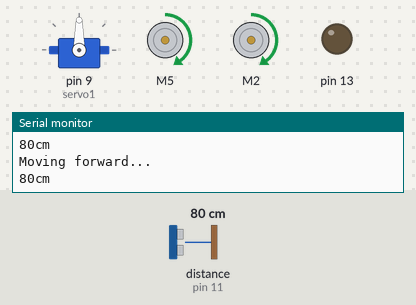
A sketch run on a simulated Arduino Uno, built with avr-gcc and run on an emulated ATmega328P. Parts: servo, 2 × DC motor (green arrow = forward, orange = backward, longer = faster), output pins drawn as LEDs (lit = HIGH), the last lines printed to the serial monitor. Wiring (inferred from the names in the program): ultrasonic range finder: trigger pin 10; echo pin 11. Inputs (shaded band) come from the test bench; at power-on: distance to the obstacle (sensor on pin 11) 80 cm. The echo pulse lasts 58.3 µs per cm; random numbers use the default seed unless the sketch sets one; pins used as bus, display or sensor lines are not drawn.

Above: at 1.3 s.
1.4 s: distance to the obstacle (sensor on pin 11) set to 29 cm
3.5 s: distance to the obstacle (sensor on pin 11) set to 24 cm
At 4.7 s:
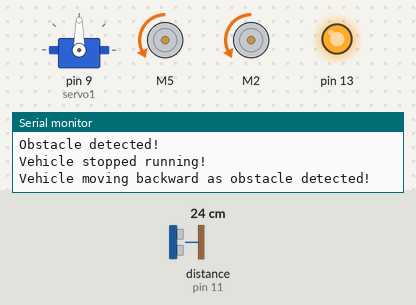
At 5.8 s:
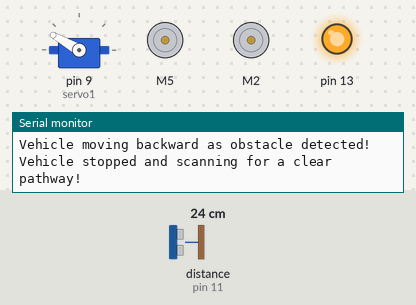
6.5 s: distance to the obstacle (sensor on pin 11) set to 35 cm
At 7.8 s:
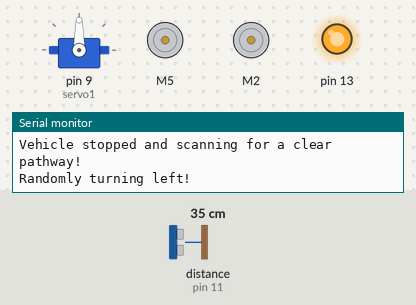
Timing chart, 0 to 9.5 s (numbered marks = the images above; inputs shaded):
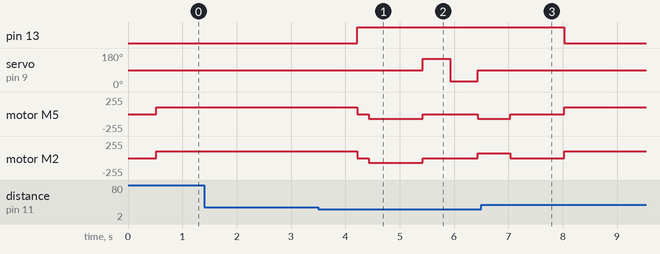

The sketch:

ObstacleAvoiderWithoutIR.ino
```cpp
#include <Servo.h>
#include <L298N.h>

#define trigPin 10
#define echPin 11


Servo servo1;

//left motors
const unsigned int IN1 = 5;
const unsigned int IN2 = 6;
const unsigned int ENL = 7;

//right motors
const unsigned int IN3 = 2;
const unsigned int IN4 = 3;
const unsigned int ENR = 4;


L298N motorL(ENL, IN1, IN2);
L298N motorR(ENR, IN3, IN4);

//state tracking
bool lastTurnLeft = false;
int stuckCounter = 0;


long ultraSonicDistance(int triggerPin, int echoPin) {
  pinMode(triggerPin, OUTPUT);
  digitalWrite(triggerPin, LOW);
  delayMicroseconds(2);
  digitalWrite(triggerPin, HIGH);
  delayMicroseconds(10);
  digitalWrite(triggerPin, LOW);
  pinMode(echoPin, INPUT);

  return pulseIn(echoPin, HIGH);
  }

void turnLeft(unsigned long duration) {
  motorL.backward();
  motorR.forward();
  delay(duration);
  motorL.stop();
  motorR.stop();
}

void turnRight(unsigned long duration) {
  motorL.forward();
  motorR.backward();
  delay(duration);
  motorL.stop();
  motorR.stop();
}

long angleIR(int angle) {
  servo1.write(angle);
  delay(500);
  return ultraSonicDistance(trigPin,echPin);
}


void setup() {
  Serial.begin(9600);
  //Servo

  servo1.attach(9);
  servo1.write(90);

  //IR sensors
  pinMode(A2, INPUT);
  pinMode(A3, INPUT);

  //DC motors
  motorL.setSpeed(100);
  motorR.setSpeed(100);

  //LED
  pinMode(13, OUTPUT);

  randomSeed(analogRead(A0));
}

void loop() {
  int cm = 0.01723 * ultraSonicDistance(trigPin,echPin);
  Serial.print(cm);
  Serial.println("cm");
  delay(10);
  long frontface = angleIR(90);


  if (cm <= 25) {

    digitalWrite(13, HIGH);
    Serial.println("Obstacle detected!");
    motorL.stop();
    motorR.stop();
    delay(200);
    Serial.println("Vehicle stopped running!");


    motorL.setSpeed(70);
    motorR.setSpeed(70);
    Serial.println("Vehicle moving backward as obstacle detected!");
    motorL.backward();
    motorR.backward();
    delay(1000);
    motorL.stop();
    motorR.stop();
    Serial.println("Vehicle stopped and scanning for a clear pathway!");

    long leftSide = angleIR(150);
    long rightSide = angleIR(30);
    servo1.write(90);

    if (abs(leftSide - rightSide) < 10) {
      if (random(0, 2) == 0) {
        Serial.println("Randomly turning left!");
        turnLeft(600);
        lastTurnLeft = true;
      }
      else {
        Serial.println("Randomly turning right!");
        turnRight(600);
        lastTurnLeft = false;
      }

    }

    else if (leftSide > rightSide) {
      Serial.println("Turning left!");
      turnLeft(600);
      lastTurnLeft = true;
    }
       else {
      Serial.println("Turning Right!");
      turnRight(600);
      lastTurnLeft = false;
    }

    stuckCounter++;
    if (stuckCounter >= 3) {
      Serial.println("Stuck detected! Performing escape!");
      motorL.backward();
      motorR.backward();
      delay(1000);
      turnLeft(1000);
      stuckCounter = 0;
    }

    delay(1000);
    motorL.stop();
    motorR.stop();

    digitalWrite(13, LOW);
    motorL.setSpeed(100);
    motorR.setSpeed(100);

    motorL.forward();
    motorR.forward();
    Serial.println("Vehicle moving forward again!");


    } else {
      motorL.setSpeed(100);
      motorR.setSpeed(100);
      motorL.forward();
      motorR.forward();
      Serial.println("Moving forward...");

    }

  delay(100);

}
```

Measured:
- the behaviour switches between 27 and 26 cm on distance to the obstacle (sensor on pin 11) (found by bisection; images 0 and 1)
- after the input at 3.5 s, pin 13: LOW → HIGH after 0.72 s; servo on pin 9 (servo1): 90° → 150° after 1.9 s, → 30° 0.50 s later, → 90° 0.50 s later
